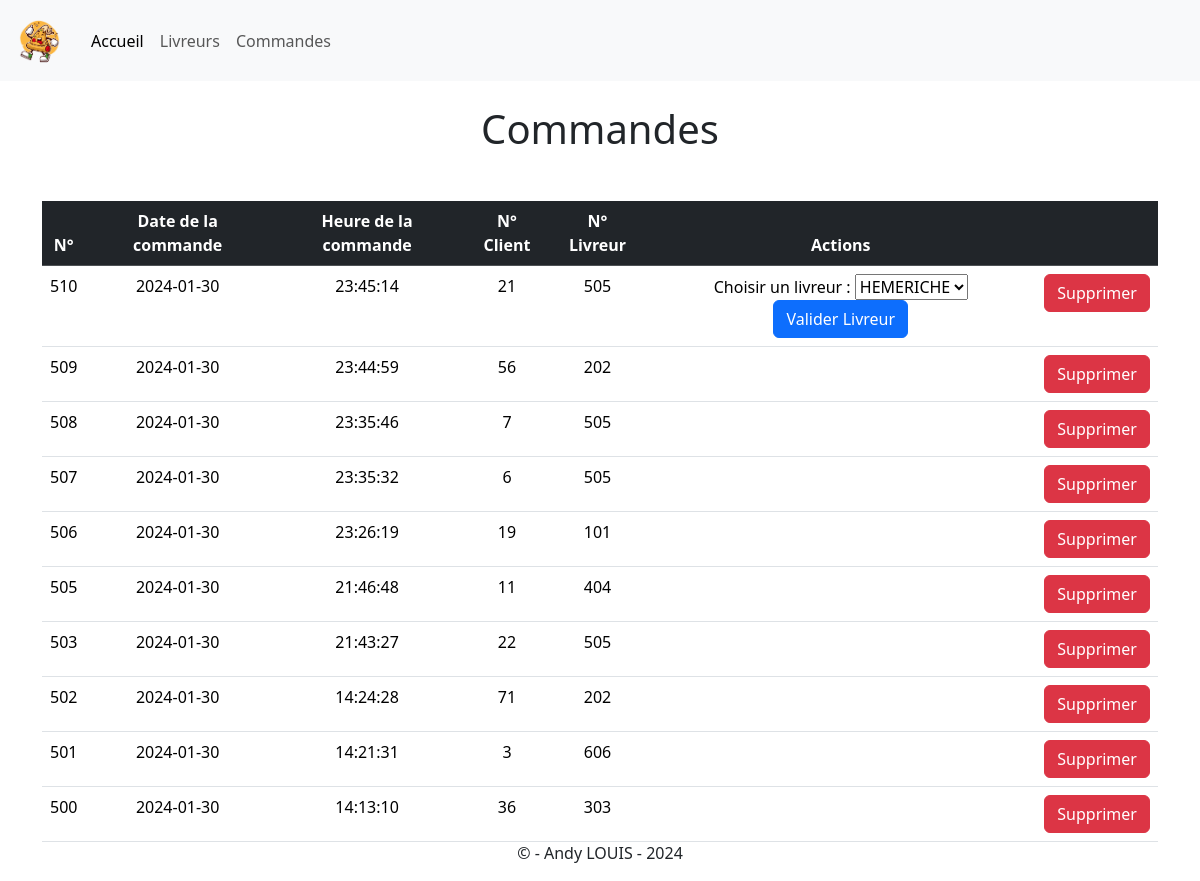
The page /pages/commandes.php on the database its author committed.
### tables this page shows
CREATE TABLE `commande` (
  `NROCMDE` int(11) NOT NULL,
  `DATECMDE` date DEFAULT NULL,
  `HEURECMDE` time DEFAULT NULL,
  `NROCLIE` int(11) NOT NULL,
  `NROLIVR` int(11) DEFAULT NULL,
  PRIMARY KEY (`NROCMDE`) USING BTREE,
  KEY `FK_FAIT` (`NROCLIE`) USING BTREE,
  KEY `FK_LIVRE` (`NROLIVR`) USING BTREE,
  CONSTRAINT `FK_FAIT` FOREIGN KEY (`NROCLIE`) REFERENCES `client` (`NROCLIE`),
  CONSTRAINT `FK_LIVRE` FOREIGN KEY (`NROLIVR`) REFERENCES `livreur` (`NROLIVR`)
);

### pages/commandes.php (the view, shortened to what this page needs)
<?php
require_once('../src/commande.inc.php');
$sql = "SELECT * FROM commande ORDER BY NROCMDE DESC LIMIT 10";
$result = $conn->query($sql);
?>
<!DOCTYPE html>
<html lang="en">
<head>
    <link rel="stylesheet" href="../css/style.css">
    <link rel="stylesheet" href="../css/commande.css">
    <link href="https://cdn.jsdelivr.net/npm/bootstrap@5.3.2/dist/css/bootstrap.min.css" rel="stylesheet">
</head>
<header>
   <nav class="navbar navbar-expand-lg bg-body-tertiary">
  <div class="container-fluid">
    <a class="navbar-brand" href="../index.php">
        <img src="../assets/logo1.png" width="55" alt="" srcset="">
    </a>
    <div class="collapse navbar-collapse" id="navbarSupportedContent">
      <ul class="navbar-nav me-auto mb-2 mb-lg-0">
        <li class="nav-item">
          <a class="nav-link active" aria-current="page" href="../index.php">Accueil</a>
        </li>
        <li class="nav-item">
          <a class="nav-link" href="../pages/livreurs.php">Livreurs</a>
        </li>
        <li class="nav-item">
          <a class="nav-link" href="#">Commandes</a>
        </li>
      </ul>
    </div>
  </div>
</nav>
</header>
<body>
<main>
<h1 class="text-center mb-5">Commandes</h1>
    <div class="container ">
        <table class="table  table-hover text-center">
        <thead class="table-dark">
          <tr>
            <th scope="col">N°</th>
            <th scope="col">Date de la commande</th>
            <th scope="col">Heure de la commande</th>
            <th scope="col">N° Client</th>
            <th scope="col">N° Livreur</th>
            <th scope="col">Actions</th>
            <th scope="col"></th>
          </tr>
        </thead>
        <tbody class="">
        <?php
        $firstIteration = true;
        while ($row = $result->fetch_assoc()) {
        ?>
            <tr>
                <td><?php echo $row['NROCMDE']; ?></td>
                <td><?php echo $row['DATECMDE']; ?></td>
                <td><?php echo $row['HEURECMDE']; ?></td>
                <td><?php echo $row['NROCLIE']; ?></td>
                <td><?php echo $row['NROLIVR']; ?></td>
                <td>
                    <?php
                    if ($firstIteration) {
                    ?>
                        <form id="livreurForm" method="post">
            <label for="livreur">Choisir un livreur :</label>
            <select name="livreur" id="livreur">
                <?php
                $sqlLivreurs = "SELECT NROLIVR, NOMLIVR FROM livreur";
                $resultLivreurs = $conn->query($sqlLivreurs);
                while ($rowLivreur = $resultLivreurs->fetch_assoc()) {
                    echo "<option value='{$rowLivreur['NROLIVR']}'>{$rowLivreur['NOMLIVR']}</option>";
                }
                ?>
            </select>
            <button type="button" class="btn btn-primary" onclick="updateLivreur()">Valider Livreur</button>
        </form>
                    <?php
                        $firstIteration = false;
                    }
                    ?>
                </td>
                <td>
                    <form action="../src/supprimer.php" method="post">
                        <button type="submit" class="btn btn-danger">Supprimer</button>
                    </form>
                </td>
            </tr>
        <?php
        }
        ?>
    </tbody>
        </table>
    </div>
</main>
</body>
<footer>
        <p>&copy; </p>
    </footer>
</html>

### css/style.css (style rules this page uses)
* { box-sizing: border-box; }
html { scroll-behavior: smooth; position: relative; min-height: 100%; }
body { margin: 0 0 var(--header-height) 0; background-color: var(--body-color); color: var(--text-color); }
h1,h2,h3,h4,p,ol,ul,figure,dd { margin: 0; padding: 0; list-style-type: none; }
ul { list-style: none; margin-bottom: 0; }
a { text-decoration: none !important; }
img { max-width: 100%; height: auto; }
h1,h2,h3,h4 { font-weight: var(--font-semi-bold); color: var(--title-color); }
button { background-color: #8d8d8d; color: #fff; }
footer { text-align: center; position: absolute; bottom: 0; right: 0; left: 0; }

### css/commande.css (style rules this page uses)
main { height: 100vh; display: flex; align-items: center; justify-content: center; flex-direction: column; }
table { max-height: 300px; overflow-y: auto; }

### rows shown on the page
commande: NROCMDE "510", DATECMDE "2024-01-30", HEURECMDE "23:45:14", NROCLIE "21", NROLIVR "505"
commande: NROCMDE "509", DATECMDE "2024-01-30", HEURECMDE "23:44:59", NROCLIE "56", NROLIVR "202"
commande: NROCMDE "508", DATECMDE "2024-01-30", HEURECMDE "23:35:46", NROCLIE "7", NROLIVR "505"
commande: NROCMDE "507", DATECMDE "2024-01-30", HEURECMDE "23:35:32", NROCLIE "6", NROLIVR "505"
commande: NROCMDE "506", DATECMDE "2024-01-30", HEURECMDE "23:26:19", NROCLIE "19", NROLIVR "101"
commande: NROCMDE "505", DATECMDE "2024-01-30", HEURECMDE "21:46:48", NROCLIE "11", NROLIVR "404"
commande: NROCMDE "503", DATECMDE "2024-01-30", HEURECMDE "21:43:27", NROCLIE "22", NROLIVR "505"
commande: NROCMDE "502", DATECMDE "2024-01-30", HEURECMDE "14:24:28", NROCLIE "71", NROLIVR "202"
commande: NROCMDE "501", DATECMDE "2024-01-30", HEURECMDE "14:21:31", NROCLIE "3", NROLIVR "606"
commande: NROCMDE "500", DATECMDE "2024-01-30", HEURECMDE "14:13:10", NROCLIE "36", NROLIVR "303"

### other values the page prints
form field livreur "HEMERICHE"
